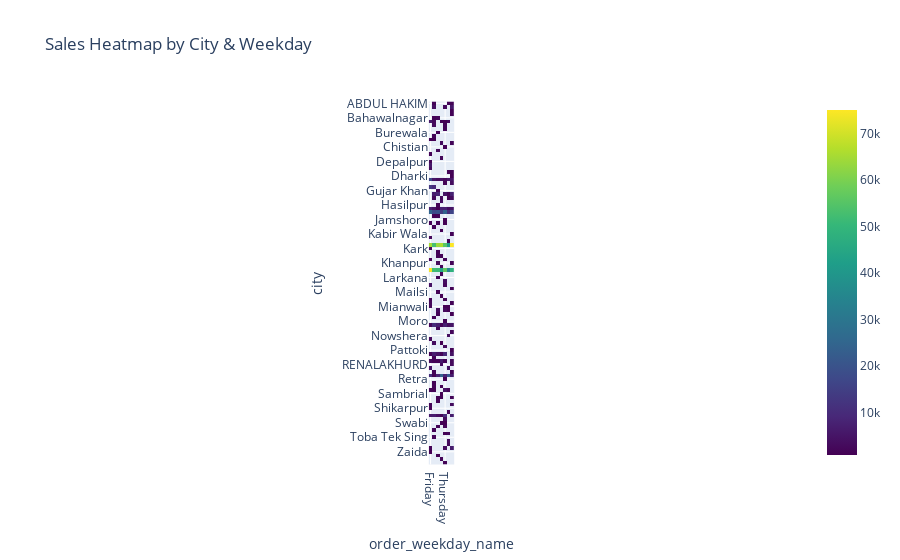

The cell this chart's notebook holds for it:
### Code cell
import plotly.express as px
pivot = df.pivot_table(index="city", columns="order_weekday_name", values="sales", aggfunc="sum")
fig = px.imshow(pivot, text_auto=True, color_continuous_scale="Viridis", title="Sales Heatmap by City & Weekday")
fig.show()

### Figure 1 — Plotly figure (JSON) as saved in the notebook; plotly's stock layout.template omitted (floating-point values rounded to 4 significant figures; data arrays with more than 128 entries replaced by an {"elided": "..."} marker saying what was removed)
{"data": [{"coloraxis": "coloraxis", "hovertemplate": "order_weekday_name: %{x}<br>city: %{y}<br>color: %{z}<extra></extra>", "name": "0", "texttemplate": "%{z}", "type": "heatmap", "x": ["Friday", "Monday", "Saturday", "Sunday", "Thursday", "Tuesday", "Wednesday"], "xaxis": "x", "y": ["ABDUL HAKIM", "Abbottabad", "Arifwala", "BHAKKAR", "Bahawalnagar", "Bahawalpur", "Batkhela", "Batkhela Distt Malakand", "Burewala", "Chakwal", "Charsadda", "Chicha Watni", "Chistian", "DARGAI", "DAULAT PUR", "DIGRI", "Depalpur", "Dera Ghazi Khan", "Dera Ismail Khan", "Dera ala yar", "Dharki", "Faisalabad", "GILGIT", "Ghotki", "Gujar Khan", "Gujranwala", "Gujrat", "Hafizabad", "Hasilpur", "Hyderabad", "Islamabad", "Jampur", "Jamshoro", "Jhelum", "KAMBER ALI KHAN", "KHAIR PUR MEERU", "Kabir Wala", "Kamoki", "Kandhkot", "Karachi", "Kark", "Kasur", "Khairpur", "Khanewal", "Khanpur", "Kharian", "Lahore", "Lakki Marwat", "Larkana", "Liaqatpur", "Lodhran", "MIRAN SHAH", "Mailsi", "Mandi Bahauddin", "Mansehra", "Mardan", "Mianwali", "Mingora (swat)", "Mirpur (a. K)", "Mirpur Khas", "Moro", "Multan", "Muzaffargarh", "Nawab Shah", "Nowshera", "Nowshera virkan", "Okara", "Pakpattan", "Pattoki", "Peshawar", "Pindi bhattian", "Quetta", "RENALAKHURD", "Rahim yar khan", "Raiwind", "Rawalpindi", "Retra", "SANGHAR", "Sadiqabad", "Sahiwal", "Sambrial", "Sargodha", "Sehwan", "Sheikhupura", "Shikarpur", "Shorkot Cantt.", "Sialkot", "Sukkur", "Swabi", "Tando Adam", "Tando ala yar", "Taxila", "Toba Tek Sing", "Turbat", "Vehari", "Wah Cantt", "Zaida", "bannu", "kot addu", "کھڈیاں خاص"], "yaxis": "y", "z": {"elided": "100x7 float values"}}], "layout": {"coloraxis": {"colorscale": [[0, "#440154"], [0.1111, "#482878"], [0.2222, "#3e4989"], [0.3333, "#31688e"], [0.4444, "#26828e"], [0.5556, "#1f9e89"], [0.6667, "#35b779"], [0.7778, "#6ece58"], [0.8889, "#b5de2b"], [1, "#fde725"]]}, "title": {"text": "Sales Heatmap by City & Weekday"}, "xaxis": {"anchor": "y", "constrain": "domain", "domain": [0, 1], "scaleanchor": "y", "title": {"text": "order_weekday_name"}}, "yaxis": {"anchor": "x", "autorange": "reversed", "constrain": "domain", "domain": [0, 1], "title": {"text": "city"}}}}
